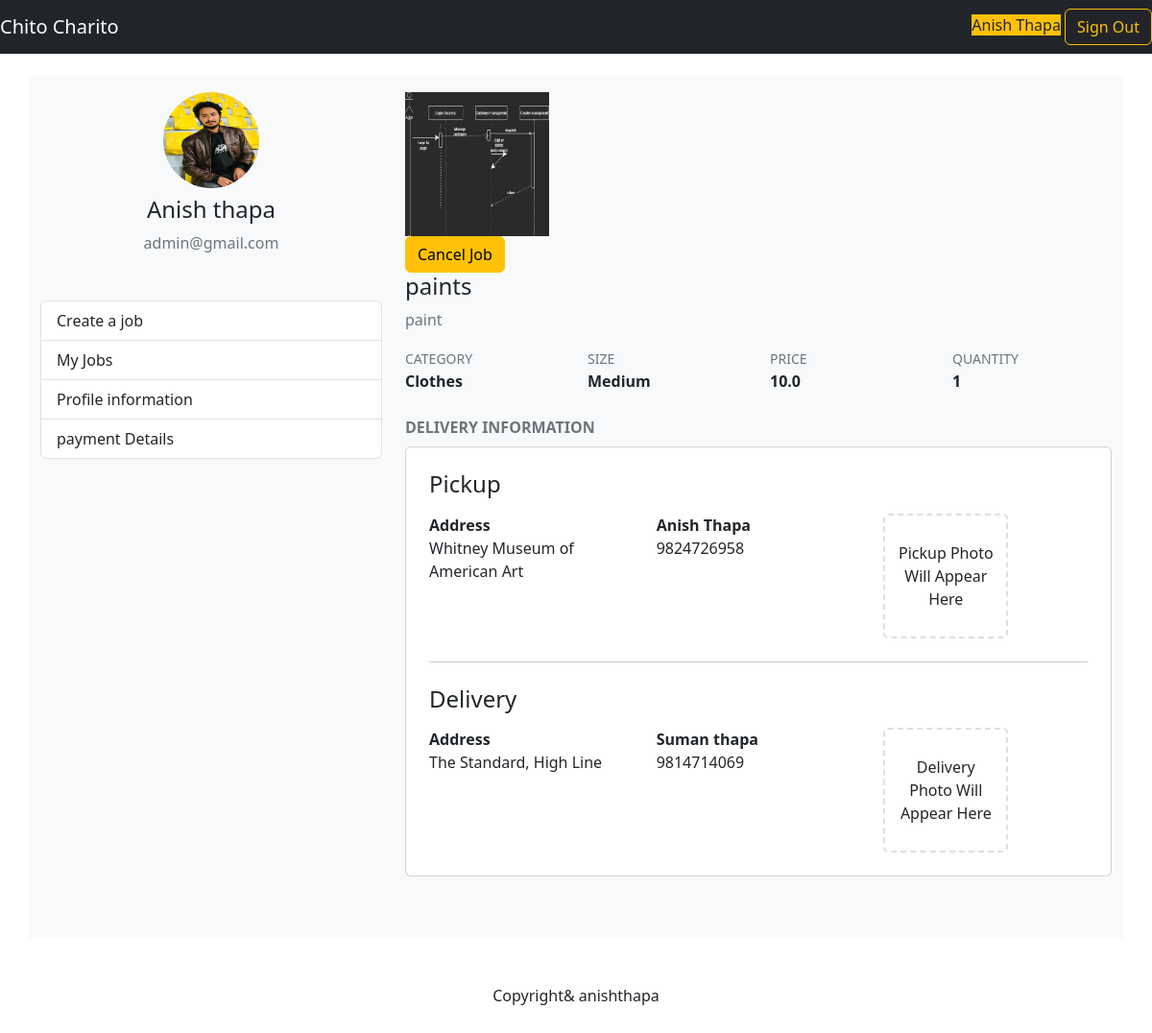
The app's page /customer/jobs/98000870-5977-436b-9998-7e983d55a5f7 (signed in) with its own data.
### mainapp/models.py (models this page shows, shortened)
class Customer(models.Model):
    user=models.OneToOneField(User,on_delete=CASCADE)
    avatar = models.ImageField(upload_to='customer/avatars',blank=True,null=True)
    phone_number = models.CharField(max_length=50, blank=True)
    stripe_customer_id = models.CharField(max_length=255, blank=True)
    stripe_payment_method_id = models.CharField(max_length=255, blank=True)
    stripe_card_last4 = models.CharField(max_length=255, blank=True)

class Job(models.Model):
  SMALL_SIZE = "small"
  MEDIUM_SIZE = "medium"
  LARGE_SIZE = "large"
  SIZES = (
    (SMALL_SIZE, 'Small'),
    (MEDIUM_SIZE, 'Medium'),
    (LARGE_SIZE, 'Large'),
  )
  CREATING_STATUS = 'creating'
  PROCESSING_STATUS = 'processing'
  PICKING_STATUS = 'picking'
  DELIVERING_STATUS = 'delivering'
  COMPLETED_STATUS = 'completed'
  CANCELED_STATUS = 'canceled'
  STATUSES = (
    (CREATING_STATUS, 'Creating'),
    (PROCESSING_STATUS, 'Processing'),
    (PICKING_STATUS, 'Picking'),
    (DELIVERING_STATUS, 'Delivering'),
    (COMPLETED_STATUS, 'Completed'),
    (CANCELED_STATUS, 'Canceled'),
  )
  id = models.UUIDField(primary_key=True, default=uuid.uuid4, editable=False)
  customer = models.ForeignKey(Customer, on_delete=models.CASCADE)
  name = models.CharField(max_length=255)
  description = models.CharField(max_length=255)
  category = models.ForeignKey(Category, on_delete=models.SET_NULL, null=True, blank=True)
  size = models.CharField(max_length=20, choices=SIZES, default=MEDIUM_SIZE)
  quantity = models.IntegerField(default=1)
  photo = models.ImageField(upload_to='job/photos/')
  status = models.CharField(max_length=20, choices=STATUSES, default=CREATING_STATUS)
  created_at = models.DateTimeField(default=timezone.now)
  pickup_address = models.CharField(max_length=255, blank=True)
  pickup_lat = models.FloatField(default=0)
  pickup_lng = models.FloatField(default=0)
  pickup_name = models.CharField(max_length=255, blank=True)
  pickup_phone = models.CharField(max_length=50, blank=True)
  delivery_address = models.CharField(max_length=255, blank=True)
  delivery_lat = models.FloatField(default=0)
  delivery_lng = models.FloatField(default=0)
  delivery_name = models.CharField(max_length=255, blank=True)
  delivery_phone = models.CharField(max_length=50, blank=True)
  duration = models.IntegerField(default=0)
  distance = models.FloatField(default=0)
  price = models.FloatField(default=0)
  pickup_photo = models.ImageField(upload_to='job/pickup_photos/', null=True, blank=True)
  pickedup_at = models.DateTimeField(null=True, blank=True)
  delivery_photo = models.ImageField(upload_to='job/delivery_photos/', null=True, blank=True)
  delivered_at = models.DateTimeField(null=True, blank=True)

class Category(models.Model):
  slug = models.CharField(max_length=255, unique=True)
  name = models.CharField(max_length=255)

### mainapp/customer/views.py (the view)
# urls.py: path('jobs/<job_id>', customer_views.job_page, name="job"),
@login_required(login_url="/sign-in/?next=/customer/")
def job_page(request, job_id):
    job = Job.objects.get(id=job_id)
    if request.method == "POST" and job.status == job.PROCESSING_STATUS:
        job.status = Job.CANCELED_STATUS
        job.save()
        return redirect(reverse('customer:archived_jobs'))
    return render(request, 'customer/job.html', {
        "job": job
    })

### mainapp/templates/customer/job.html (shortened to what this page needs)
{% extends 'customer/base.html'%}
{% block main %}
<div class="media mb-4">
    <img src="{{ job.photo.url }}" class="rounded-lg mr-3" width="150" height="150">
    <div class="media-body">
      {% if job.status == 'processing' %}
      <form method="POST" class="float-right            ">
        <button type="submit" class="btn btn-warning">Cancel Job</button>
      </form>
      {% endif %}
      <h4>{{ job.name }}</h4>
      <p class="text-secondary">{{ job.description }}</p>
      <div class="row">
        <div class="col-lg-3">
          <small class="text-secondary">CATEGORY</small><br />
          <span><b>{{ job.category.name }}</b></span>
        </div>
        <div class="col-lg-3">
          <small class="text-secondary">SIZE</small><br />
          <span><b>{{ job.get_size_display }}</b></span>
        </div>
        <div class="col-lg-3">
          <small class="text-secondary">PRICE</small><br />
          <span><b>{{ job.price }}</b></span>
        </div>
        <div class="col-lg-3">
          <small class="text-secondary">QUANTITY</small><br />
          <span><b>{{ job.quantity }}</b></span>
        </div>
      </div>
    </div>
  </div>
 <b class="text-secondary">DELIVERY INFORMATION</b><br />
<div class="card bg-white mt-2 mb-5">
  <div class="card-body p-4">
    <h4 class="mb-3">
      Pickup
    </h4>
    <div class="row">
      <div class="col-lg-4">
        <b>Address</b><br />
        <span>{{ job.pickup_address }}</span>
      </div>
      <div class="col-lg-4">
        <b>{{ job.pickup_name }}</b><br />
        <span>{{ job.pickup_phone }}</span>
      </div>
      <div id="pickup_photo" class="col-lg-4">
        {% if job.pickup_photo %}
        <img src="{{ job.pickup_photo.url }}" class="rounded-lg photo" width="130" height="130">
        {% else %}
        <div class="photo-blank">Pickup Photo Will Appear Here</div>
        {% endif %}
      </div>
    </div>
    <hr class="my-4" />
    <h4 class="mb-3">
      Delivery
    </h4>
    <div class="row">
      <div class="col-lg-4">
        <b>Address</b><br />
        <span>{{ job.delivery_address }}</span>
      </div>
      <div class="col-lg-4">
        <b>{{ job.delivery_name }}</b><br />
        <span>{{ job.delivery_phone }}</span>
      </div>
      <div id="delivery_photo" class="col-lg-4">
        {% if job.delivery_photo %}
        <img src="{{ job.delivery_photo.url }}" class="rounded-lg photo" width="130" height="130">
        {% else %}
        <div class="photo-blank">Delivery Photo Will Appear Here</div>
        {% endif %}
      </div>
    </div>
  </div>
</div>
{% endblock %}

### mainapp/templates/customer/base.html
{% extends 'base.html'  %}
{% load static %}
{% block content %}
{% url 'customer:create_job' as create_job_url %}
{% url 'customer:profile' as profile_url %}
{% url 'customer:current_jobs' as current_jobs_url %}
{% url 'customer:archived_jobs' as archived_jobs_url %}
{% url 'customer:payment_method' as payment_method_url %}
<div class="container bg-light mt-4 pt-3 pb-3">
    <div class="row">
      <div class="col-lg-4">
        <div class="text-center">
          <img src="{% if request.user.customer.avatar %}{{ request.user.customer.avatar.url }}{% else %}{% static 'img/avatar.png' %}{% endif %}" alt="" class="rounded-circle mb-2" width="100" height="100">
          <h4>{{ request.user.get_full_name }}</h4>
          <p class="text-secondary">{{ request.user.email }}</p>
        </div>
        <div class="list-group mt-5">
            <a href="{% url 'customer:create_job' %}" class="list-group-item list-group-item-action {% if request.path == create_job_url %} active {% endif %}">Create a job</a>
            <a href="{% url 'customer:current_jobs' %}"
          class="list-group-item list-group-item-action {% if request.path == current_jobs_url or request.path == archived_jobs_url %}active{% endif %}">My
          Jobs</a>
            <a href="{% url 'customer:profile' %}" class="list-group-item list-group-item-action {% if request.path == profile_url %} active {% endif %} ">Profile information</a>
            <a href="{% url 'customer:payment_method' %}" class="list-group-item list-group-item-action {% if request.path == payment_method_url %} active {% endif %} ">payment Details</a>
        </div>
        </div>
      <div class="col-lg-8">
          {% block main %}
          {% endblock %}
      </div>
        </div>
        </div>
        {% endblock %}

### mainapp/templates/base.html (shortened to what this page needs)
<!DOCTYPE html>
<html lang="en">
<head>
    {% load bootstrap5 %}
    {% bootstrap_css %}
    <link rel="stylesheet" href="https://use.fontawesome.com/releases/v5.9.0/css/all.css">
</head>
<body>
    <nav class="navbar   {% if not request.user.is_authenticated %} navbar-expand-lg {% endif %} navbar-dark bg-dark">
          <a class="navbar-brand" href="/">Chito Charito</a>
          {% if not request.user.is_authenticated %}
          <button class="navbar-toggler" type="button" data-bs-toggle="collapse" data-bs-target="#navbarSupportedContent" aria-controls="navbarSupportedContent" aria-expanded="false" aria-label="Toggle navigation">
            <span class="navbar-toggler-icon"></span>
          </button>
          <div class="collapse navbar-collapse" id="navbarSupportedContent">
            <ul class="navbar-nav">
              <li  class="nav-item" {% if request.GET.next != '/courier/' %}active{% endif %}>
                <a class="nav-link active" aria-current="page"  href="/sign-in/?next=/customer/">Customer</a>
              </li>
              <li class="nav-item"  {% if request.GET.next == '/courier/' %}active{% endif %}>
                <a class="nav-link active" aria-current="page" href="/sign-in/?next=/courier/">Courier</a>
              </li>
              <!-- <li class="nav-item dropdown">
                <a class="nav-link dropdown-toggle" href="#" aria-expanded="false">
                  Gudiance
                </a>
              </li> -->
            </ul>
        </div>
        {% else %}
        <form class="form-inline">
          <span class="mr-4 bg-warning">{{ request.user.get_full_name|title }}</span>
          <a href = "/sign-out" class="btn btn-outline-warning" >Sign Out</a>
        </form>
        {% endif %}
      </nav>
{% block content %}   {% endblock %}
      <footer class="text-center mt-5 mb-5">Copyright& anishthapa</footer>
      <link rel="stylesheet" href="https://unpkg.com/bootoast@1.0.1/dist/bootoast.min.css">
</body>
</html>

### mainapp/templates/customer/job.html (style rules this page uses)
.photo-blank { border: 2px dashed #DFDFDF; height: 130px; width: 130px; border-radius: 5px; align-items: center; display: flex; justify-content: center; text-align: center; padding: 10px; }

### records on screen
Job: photo (picture), name "paints", description "paint", category.name "Clothes", size "Medium", price "10.0", quantity "1", pickup_address "Whitney Museum of American Art", pickup_name "Anish Thapa", pickup_phone "9824726958", delivery_address "The Standard, High Line", delivery_name "Suman thapa", delivery_phone "9814714069"

### other values on screen
{{ request.user.get_full_name|title }} "Anish Thapa"
{{ request.user.get_full_name }} "Anish thapa"
{{ request.user.email }} "admin@gmail.com"
